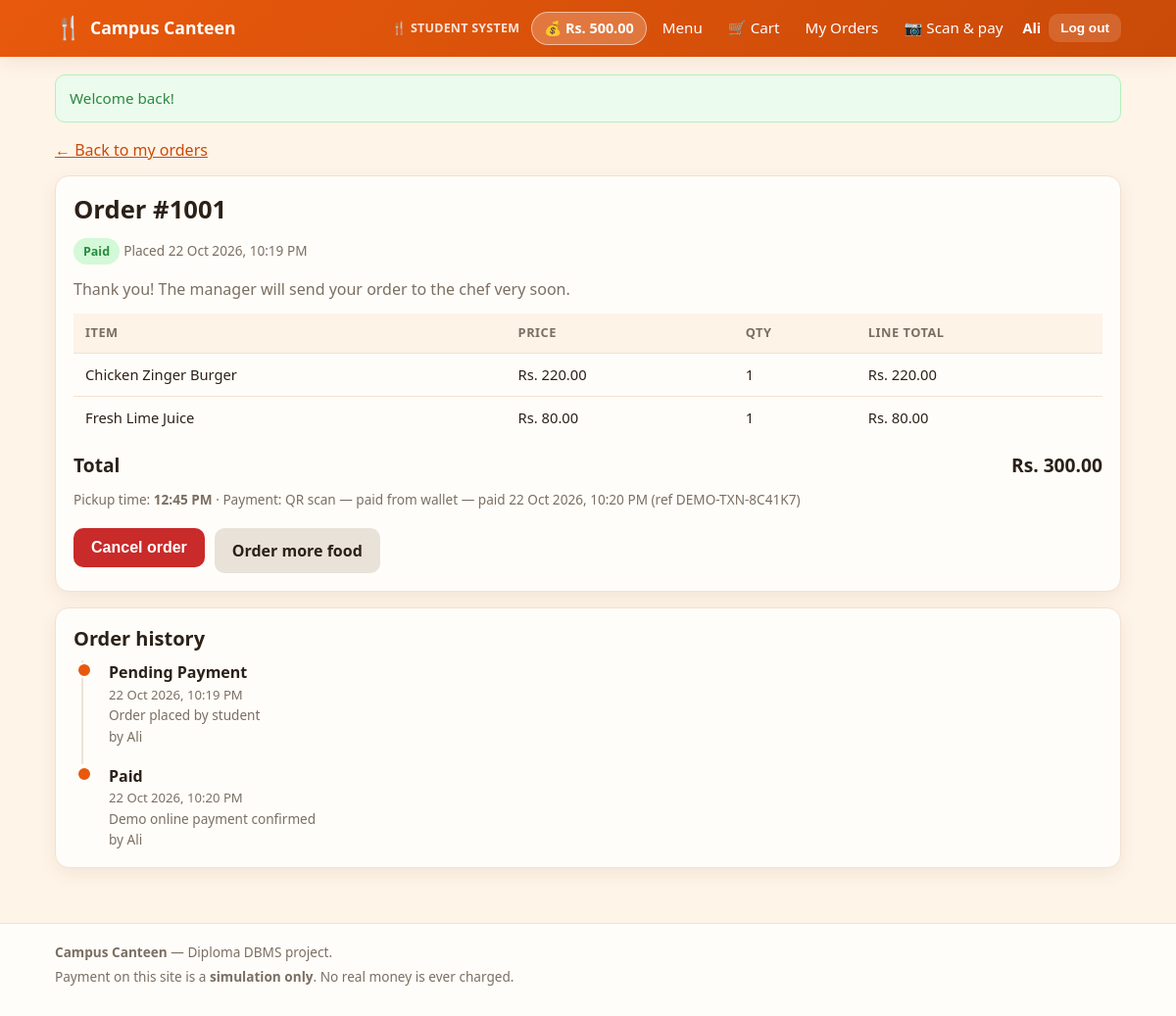
The page /student/order_details.php?id=1001 (signed in) on the database its author committed.
### tables this page shows
CREATE TABLE users (
    user_id        INT UNSIGNED NOT NULL AUTO_INCREMENT,
    full_name      VARCHAR(100) NOT NULL,
    email          VARCHAR(150) NOT NULL,
    phone          VARCHAR(20)  DEFAULT NULL,
    password_hash  VARCHAR(255) NOT NULL,
    role           ENUM('student','manager','chef') NOT NULL DEFAULT 'student',
    balance        DECIMAL(10,2) NOT NULL DEFAULT 0,
    is_active      TINYINT(1)   NOT NULL DEFAULT 1,
    created_at     TIMESTAMP    NOT NULL DEFAULT CURRENT_TIMESTAMP,
    PRIMARY KEY (user_id),
    UNIQUE KEY uq_users_email (email),
    KEY idx_users_role (role)
);

CREATE TABLE payments (
    payment_id       INT UNSIGNED NOT NULL AUTO_INCREMENT,
    order_id         INT UNSIGNED NOT NULL,
    method           ENUM('online','cash') NOT NULL,
    amount           DECIMAL(10,2) NOT NULL,
    payment_status   ENUM('pending','paid','failed','due_at_pickup','refunded')
                     NOT NULL DEFAULT 'pending',
    is_simulation    TINYINT(1) NOT NULL DEFAULT 1,
    payment_token    VARCHAR(64) DEFAULT NULL,
    transaction_ref  VARCHAR(40) DEFAULT NULL,
    paid_at          DATETIME    DEFAULT NULL,
    created_at       TIMESTAMP   NOT NULL DEFAULT CURRENT_TIMESTAMP,
    updated_at       TIMESTAMP   NOT NULL DEFAULT CURRENT_TIMESTAMP
                                 ON UPDATE CURRENT_TIMESTAMP,
    PRIMARY KEY (payment_id),
    UNIQUE KEY uq_payments_token (payment_token),
    KEY idx_payments_order (order_id),
    KEY idx_payments_status (payment_status),
    CONSTRAINT fk_payments_order
        FOREIGN KEY (order_id) REFERENCES orders (order_id)
        ON DELETE CASCADE,
    CONSTRAINT chk_payments_amount CHECK (amount >= 0)
);

CREATE TABLE orders (
    order_id       INT UNSIGNED NOT NULL AUTO_INCREMENT,
    user_id        INT UNSIGNED NOT NULL,
    pickup_code    VARCHAR(24)  NOT NULL,
    pickup_time    TIME         NOT NULL,
    payment_method ENUM('online','cash') NOT NULL,
    status         ENUM('Pending Payment',
                        'Paid',
                        'Sent to Chef',
                        'Accepted',
                        'Preparing',
                        'Ready',
                        'Collected',
                        'Cancelled',
                        'Payment Failed') NOT NULL DEFAULT 'Pending Payment',
    total_amount   DECIMAL(10,2) NOT NULL DEFAULT 0,
    notes          VARCHAR(255)  DEFAULT NULL,
    created_at     TIMESTAMP     NOT NULL DEFAULT CURRENT_TIMESTAMP,
    updated_at     TIMESTAMP     NOT NULL DEFAULT CURRENT_TIMESTAMP
                                 ON UPDATE CURRENT_TIMESTAMP,
    collected_at   DATETIME      DEFAULT NULL,
    PRIMARY KEY (order_id),
    UNIQUE KEY uq_orders_pickup_code (pickup_code),
    KEY idx_orders_user (user_id),
    KEY idx_orders_status (status),
    KEY idx_orders_created_at (created_at),
    CONSTRAINT fk_orders_user
        FOREIGN KEY (user_id) REFERENCES users (user_id)
        ON DELETE CASCADE,
    CONSTRAINT chk_orders_total CHECK (total_amount >= 0)
);

CREATE TABLE order_items (
    order_item_id INT UNSIGNED NOT NULL AUTO_INCREMENT,
    order_id      INT UNSIGNED NOT NULL,
    item_id       INT UNSIGNED DEFAULT NULL,
    item_name     VARCHAR(100) NOT NULL,
    unit_price    DECIMAL(10,2) NOT NULL,
    quantity      INT UNSIGNED NOT NULL,
    line_total    DECIMAL(10,2) NOT NULL,
    PRIMARY KEY (order_item_id),
    KEY idx_order_items_order (order_id),
    CONSTRAINT fk_order_items_order
        FOREIGN KEY (order_id) REFERENCES orders (order_id)
        ON DELETE CASCADE,
    CONSTRAINT fk_order_items_item
        FOREIGN KEY (item_id) REFERENCES menu_items (item_id)
        ON DELETE SET NULL,
    CONSTRAINT chk_order_items_quantity CHECK (quantity BETWEEN 1 AND 50),
    CONSTRAINT chk_order_items_price    CHECK (unit_price >= 0),
    CONSTRAINT chk_order_items_total    CHECK (line_total >= 0)
);

CREATE TABLE order_status_history (
    history_id   INT UNSIGNED NOT NULL AUTO_INCREMENT,
    order_id     INT UNSIGNED NOT NULL,
    from_status  VARCHAR(20)  DEFAULT NULL,
    to_status    VARCHAR(20)  NOT NULL,
    changed_by   INT UNSIGNED DEFAULT NULL,
    note         VARCHAR(255) DEFAULT NULL,
    created_at   TIMESTAMP    NOT NULL DEFAULT CURRENT_TIMESTAMP,
    PRIMARY KEY (history_id),
    KEY idx_history_order (order_id),
    KEY idx_history_created_at (created_at),
    CONSTRAINT fk_history_order
        FOREIGN KEY (order_id) REFERENCES orders (order_id)
        ON DELETE CASCADE,
    CONSTRAINT fk_history_user
        FOREIGN KEY (changed_by) REFERENCES users (user_id)
        ON DELETE SET NULL
);

### includes/auth.php (called while the page is built, shortened)
<?php
function current_user(): ?array
{
    static $cached_id = -1;
    static $user      = null;
    $user_id = (int)($_SESSION['user_id'] ?? 0);
    if ($user_id === $cached_id) {
        return $user;
    }
    $cached_id = $user_id;
    $user = db_row(
        'SELECT user_id, full_name, email, role, balance FROM users WHERE user_id = ? AND is_active = 1',
        [$user_id]
    );
    return $user;
}
function require_login(): array
{
    $user = current_user();
    return $user;
}
function require_role(string $role): array
{
    $user = require_login();
    return $user;
}

### student/order_details.php (the view, shortened to what this page needs)
<?php
require_once __DIR__ . '/../includes/config.php';
require_once __DIR__ . '/../includes/functions.php';
require_once __DIR__ . '/../includes/auth.php';
$me = require_role('student');
$order_id = isset($_GET['id']) ? (int)$_GET['id'] : 0;
$order = db_row(
    'SELECT o.order_id, o.status, o.pickup_code, o.pickup_time, o.payment_method,
            o.total_amount, o.notes, o.created_at, o.collected_at,
            p.payment_status, p.transaction_ref, p.paid_at
     FROM orders o
     LEFT JOIN payments p ON p.order_id = o.order_id
     WHERE o.order_id = ? AND o.user_id = ?',
    [$order_id, $me['user_id']]
);
$items   = db_all('SELECT item_name, unit_price, quantity, line_total
                   FROM order_items WHERE order_id = ? ORDER BY order_item_id', [$order_id]);
$history = db_all(
    'SELECT h.to_status, h.note, h.created_at, u.full_name
     FROM order_status_history h
     LEFT JOIN users u ON u.user_id = h.changed_by
     WHERE h.order_id = ?
     ORDER BY h.created_at ASC, h.history_id ASC',
    [$order_id]
);
$can_cancel = in_array('Cancelled', allowed_next_statuses($order['status'], 'student'), true);
require __DIR__ . '/../includes/header.php';
?>
<p><a href="<?= e(url('student/orders.php')) ?>">&larr; Back to my orders</a></p>
<div class="card">
  <h1>Order #<?= (int)$order['order_id'] ?></h1>
  <p>
    <?= status_badge($order['status']) ?>
    <span class="muted small">Placed <?= e(format_datetime($order['created_at'])) ?></span>
  </p>
  <p class="muted"><?= e(order_status_hint($order['status'])) ?></p>
  <div class="table-wrap">
    <table class="data">
      <thead>
        <tr><th>Item</th><th>Price</th><th>Qty</th><th>Line total</th></tr>
      </thead>
      <tbody>
        <?php foreach ($items as $item): ?>
          <tr>
            <td><?= e($item['item_name']) ?></td>
            <td><?= e(money($item['unit_price'])) ?></td>
            <td><?= (int)$item['quantity'] ?></td>
            <td><?= e(money($item['line_total'])) ?></td>
          </tr>
        <?php endforeach; ?>
      </tbody>
    </table>
  </div>
  <div class="total-row">
    <span>Total</span>
    <span><?= e(money($order['total_amount'])) ?></span>
  </div>
  <p class="muted small" style="margin-top:10px">
    Pickup time: <strong><?= e(format_time($order['pickup_time'])) ?></strong> &middot;
    Payment:
    <?php if ($order['payment_method'] === 'online'): ?>
      QR scan &mdash; paid from wallet
      <?php if ($order['payment_status'] === 'paid'): ?>
        &mdash; paid <?= e(format_datetime($order['paid_at'])) ?>
        (ref <?= e((string)$order['transaction_ref']) ?>)
      <?php elseif ($order['payment_status'] === 'failed'): ?>
        &mdash; <span style="color:var(--red)">failed</span>
      <?php else: ?>
        &mdash; not confirmed yet
      <?php endif; ?>
    <?php endif; ?>
  </p>
  <div class="form-actions">
    <?php if ($can_cancel): ?>
      <form method="post" data-confirm="Cancel this order?">
        <button class="btn btn-danger" type="submit" name="action" value="cancel">Cancel order</button>
      </form>
    <?php endif; ?>
    <a class="btn btn-muted" href="<?= e(url('student/menu.php')) ?>">Order more food</a>
  </div>
</div>
<div class="card">
  <h2>Order history</h2>
  <ul class="timeline">
    <?php foreach ($history as $step): ?>
      <li>
        <div class="t-title">
          <?php if ($step['to_status'] === 'Ready'): ?>
            &#127860; Ready for pickup
          <?php else: ?>
            <?= e($step['to_status']) ?>
          <?php endif; ?>
        </div>
        <div class="t-time"><?= e(format_datetime($step['created_at'])) ?></div>
        <?php if ($step['note'] !== null && $step['note'] !== ''): ?>
          <div class="small muted"><?= e($step['note']) ?></div>
        <?php endif; ?>
        <?php if ($step['full_name'] !== null): ?>
          <div class="small muted">by <?= e(short_name($step['full_name'])) ?></div>
        <?php endif; ?>
      </li>
    <?php endforeach; ?>
  </ul>
</div>
<?php require __DIR__ . '/../includes/footer.php'; ?>

### includes/header.php (shortened to what this page needs)
<?php
$me     = current_user();
$cart_n = cart_count();
?>
<!DOCTYPE html>
<html lang="en">
<head>
<link rel="stylesheet" href="<?= e(url('assets/css/style.css')) ?>">
</head>
<body<?= isset($body_class) && $body_class !== '' ? ' class="' . e($body_class) . '"' : ''; ?>>
<header class="site-header">
  <div class="container header-inner">
    <a class="brand" href="<?= e(url('index.php')) ?>">
      <span class="brand-icon">&#127860;</span>
      <span><?= e(APP_NAME) ?></span>
    </a>
    <nav class="main-nav">
      <?php if ($me === null): ?>
        <span class="nav-system">&#127860; Order food &mdash; no login needed</span>
        <span class="wallet-badge" title="Demo wallet you get for free">
          &#128176; <?= e(money_format_balance(demo_balance())) ?>
        </span>
        <a href="<?= e(url('student/menu.php')) ?>">Menu</a>
        <a class="cart-link" href="<?= e(url('student/cart.php')) ?>">
          &#128722; Cart
          <?php if ($cart_n > 0): ?><span class="cart-count"><?= (int)$cart_n ?></span><?php endif; ?>
        </a>
        <a class="btn btn-small btn-staff" href="<?= e(url('staff/login.php')) ?>">Staff</a>
        <a class="btn btn-small btn-chef" href="<?= e(url('chef/login.php')) ?>">Chef</a>
      <?php elseif ($me['role'] === 'student'): ?>
        <span class="nav-system">&#127860; Student System</span>
        <span class="wallet-badge" title="Your demo wallet balance">
          &#128176; <?= e(money_format_balance((float)($me['balance'] ?? 0))) ?>
        </span>
        <a href="<?= e(url('student/menu.php')) ?>">Menu</a>
        <a class="cart-link" href="<?= e(url('student/cart.php')) ?>">
          &#128722; Cart
        </a>
        <a href="<?= e(url('student/orders.php')) ?>">My Orders</a>
        <a href="<?= e(url('student/scan.php')) ?>">&#128247; Scan &amp; pay</a>
      <?php elseif ($me['role'] === 'chef'): ?>
        <span class="nav-system">&#127859; Chef System</span>
        <a href="<?= e(url('chef/kitchen.php')) ?>">Kitchen Screen</a>
      <?php endif; ?>
    </nav>
    <?php if ($me !== null): ?>
      <div class="user-box">
        <span class="user-name"><?= e(short_name($me['full_name'])) ?></span>
        <form method="post" action="<?= e(url('logout.php')) ?>" class="inline-form">
          <button class="btn btn-small btn-ghost" type="submit">Log out</button>
        </form>
      </div>
    <?php endif; ?>
  </div>
</header>
<main class="container page">
<?php $flash = flash_get(); ?>
<?php if ($flash !== null): ?>
  <div class="alert alert-<?= e($flash['type']) ?>"><?= e($flash['message']) ?></div>
<?php endif; ?>

### includes/functions.php (shortened to what this page needs)
<?php
function db_run(string $sql, array $params = []): PDOStatement
{
    global $conn;
    $stmt = $conn->prepare($sql);
    $stmt->execute($params);
    return $stmt;
}
function db_all(string $sql, array $params = []): array
{
    return db_run($sql, $params)->fetchAll();
}
function db_row(string $sql, array $params = []): ?array
{
    $row = db_run($sql, $params)->fetch();
    return $row === false ? null : $row;
}
function e($value): string
{
    return htmlspecialchars((string)$value, ENT_QUOTES, 'UTF-8');
}
function url(string $path = ''): string
{
    return BASE_PATH . '/' . ltrim($path, '/');
}
function money($amount): string
{
    return CURRENCY . number_format((float)$amount, 2);
}
function format_datetime(?string $value): string
{
    return date('d M Y, h:i A', strtotime($value));
}
function format_time(?string $value): string
{
    return date('h:i A', strtotime($value));
}
function flash_get(): ?array
{
    $message = $_SESSION['flash'];
    return $message;
}
function money_format_balance(float $balance): string
{
    return CURRENCY . number_format($balance, 2);
}
function status_class(string $status): string
{
    $map = [
        'Pending Payment' => 'badge-pending',
        'Paid'            => 'badge-paid',
        'Sent to Chef'    => 'badge-sent',
        'Accepted'        => 'badge-accepted',
        'Preparing'       => 'badge-preparing',
        'Ready'           => 'badge-ready',
        'Collected'       => 'badge-collected',
        'Cancelled'       => 'badge-cancelled',
        'Payment Failed'  => 'badge-failed',
    ];
    return $map[$status] ?? 'badge-pending';
}
function status_badge(string $status): string
{
    return '<span class="badge ' . status_class($status) . '">' . e($status) . '</span>';
}
function allowed_next_statuses(string $current, string $role): array
{
    $next = [
        'Pending Payment' => ['Paid', 'Payment Failed', 'Sent to Chef', 'Cancelled'],
        'Payment Failed'  => ['Paid', 'Cancelled'],
        'Paid'            => ['Sent to Chef', 'Cancelled'],
        'Sent to Chef'    => ['Accepted', 'Cancelled'],
        'Accepted'        => ['Preparing', 'Cancelled'],
        'Preparing'       => ['Ready'],
        'Ready'           => ['Collected'],
        'Collected'       => [],
        'Cancelled'       => [],
    ];
    $who = [
        'Paid'           => ['student'],
        'Payment Failed' => ['student'],
        'Sent to Chef'   => ['manager'],
        'Accepted'       => ['chef'],
        'Preparing'      => ['chef'],
        'Ready'          => ['chef'],
        'Collected'      => ['manager'],
        'Cancelled'      => ['student', 'manager'],
    ];
    $allowed = [];
    foreach ($next[$current] ?? [] as $status) {
        if (in_array($role, $who[$status] ?? [], true)) {
            $allowed[] = $status;
        }
    }
    return $allowed;
}
function order_status_hint(string $status): string
{
    $hints = [
        'Pending Payment' => 'Waiting for the demo payment, or for the manager to send a cash order to the kitchen.',
        'Payment Failed'  => 'The demo payment did not go through. You can try again from the order page.',
        'Paid'            => 'Thank you! The manager will send your order to the chef very soon.',
        'Sent to Chef'    => 'Your order is in the kitchen queue, waiting for the chef to accept it.',
        'Accepted'        => 'The chef accepted your order and will start cooking shortly.',
        'Preparing'       => 'Your food is being cooked right now.',
        'Ready'           => 'Your food is ready! Show the QR code at the counter to collect it.',
        'Collected'       => 'You have collected this order. Enjoy your meal!',
        'Cancelled'       => 'This order was cancelled.',
    ];
    return $hints[$status] ?? '';
}
function short_name(?string $full_name): string
{
    $parts = preg_split('/\s+/', trim((string)$full_name));
    return $parts[0] ?? '';
}

### rows shown on the page
users: balance "Rs. 500.00", full_name "Ali"
payments: order.order_id "1001", order.status "Paid", order.created_at "22 Oct 2026, 10:19 PM", order.status "Thank you! The manager will send your order to the chef very soon.", order.total_amount "Rs. 300.00", order.pickup_time "12:45 PM", paid_at "22 Oct 2026, 10:20 PM", transaction_ref "DEMO-TXN-8C41K7"
order_items: item_name "Chicken Zinger Burger", unit_price "Rs. 220.00", quantity "1", line_total "Rs. 220.00"
order_items: item_name "Fresh Lime Juice", unit_price "Rs. 80.00", quantity "1", line_total "Rs. 80.00"
order_status_history: to_status "Pending Payment", created_at "22 Oct 2026, 10:19 PM", note "Order placed by student", changed_by.full_name "Ali"
order_status_history: to_status "Paid", created_at "22 Oct 2026, 10:20 PM", note "Demo online payment confirmed", changed_by.full_name "Ali"

### other values the page prints
APP_NAME "Campus Canteen"
$flash['message'] "Welcome back!"
